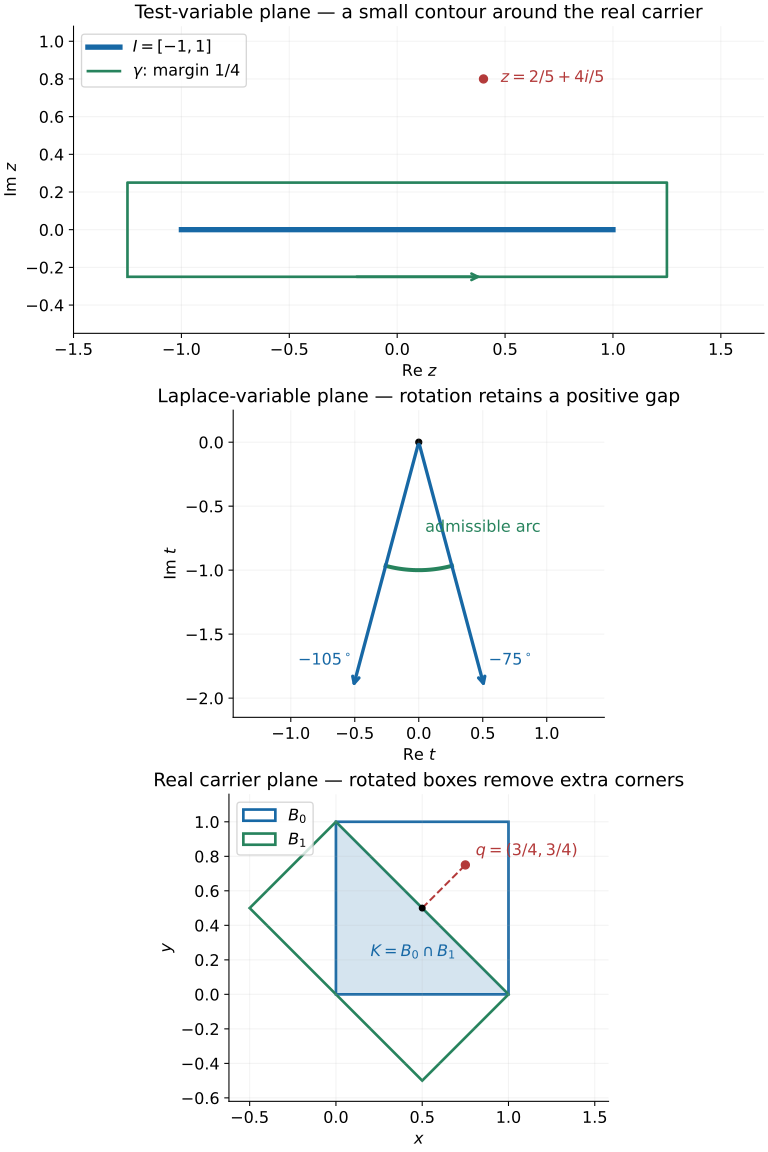

Source code (Python):
"""Laplace contours and convex carriers, exact examples from U113.

Original figure: GPT-6 Astra (OpenAI), 2026. CC0.
Lemma 2, Theorem 4 and Exercise 5 give the mathematical arguments.
Requires NumPy and Matplotlib. Outputs are written beside this source.
"""
from pathlib import Path
import numpy as np
import matplotlib
matplotlib.use("Agg")
import matplotlib.pyplot as plt
from matplotlib.patches import Polygon

out=Path(__file__).resolve().parent
plt.rcParams.update({"font.size":12,"axes.titlesize":14,"svg.fonttype":"none"})
blue,red,green="#1768a5","#b33a3a","#27835d"
fig,axs=plt.subplots(3,1,figsize=(8,12),constrained_layout=True)
ax=axs[0]
ax.plot([-1,1],[0,0],color=blue,lw=4,label=r"$I=[-1,1]$")
rect=np.array([[-1.25,-.25],[1.25,-.25],[1.25,.25],[-1.25,.25],[-1.25,-.25]])
ax.plot(rect[:,0],rect[:,1],color=green,lw=2,label=r"$\gamma$: margin $1/4$")
ax.annotate("",xy=(.4,-.25),xytext=(-.2,-.25),arrowprops={"arrowstyle":"->","color":green,"lw":2})
ax.scatter([.4],[.8],color=red,zorder=4)
ax.text(.48,.8,r"$z=2/5+4i/5$",va="center",color=red)
ax.set(xlim=(-1.5,1.7),ylim=(-.55,1.08),xlabel=r"$\mathrm{Re}\ z$",ylabel=r"$\mathrm{Im}\ z$",title="Test-variable plane — a small contour around the real carrier")
ax.legend(loc="upper left")
ax=axs[1]
angles=np.deg2rad([-105,-75])
for theta,label in zip(angles,["-105","-75"]):
 endpoint=2*np.array([np.cos(theta),np.sin(theta)])
 ax.annotate("",xy=endpoint,xytext=(0,0),arrowprops={"arrowstyle":"->","color":blue,"lw":2.5})
 ax.text(endpoint[0]*1.4,endpoint[1]*.9,r"$"+label+r"^\circ$",ha="center",color=blue)
t=np.linspace(angles[0],angles[1],101)
ax.plot(np.cos(t),np.sin(t),color=green,lw=3)
ax.text(.05,-.7,"admissible arc",color=green)
ax.scatter([0],[0],color="black",s=20)
ax.set(xlim=(-1.45,1.45),ylim=(-2.15,.25),xlabel=r"$\mathrm{Re}\ t$",ylabel=r"$\mathrm{Im}\ t$",title="Laplace-variable plane — rotation retains a positive gap")
ax.set_aspect("equal",adjustable="box")
ax=axs[2]
ax.add_patch(Polygon([[0,0],[1,0],[1,1],[0,1]],closed=True,fill=False,edgecolor=blue,lw=2,label=r"$B_0$"))
ax.add_patch(Polygon([[-.5,.5],[.5,-.5],[1,0],[0,1]],closed=True,fill=False,edgecolor=green,lw=2,label=r"$B_1$"))
ax.add_patch(Polygon([[0,0],[1,0],[0,1]],closed=True,facecolor=blue,alpha=.18))
ax.text(.2,.22,r"$K=B_0\cap B_1$",color=blue)
ax.scatter([.75],[.75],color=red,zorder=5)
ax.text(.81,.8,r"$q=(3/4,3/4)$",color=red)
ax.scatter([.5],[.5],color="black",s=18,zorder=4)
ax.plot([.5,.75],[.5,.75],color=red,ls="--")
ax.set(xlim=(-.62,1.58),ylim=(-.62,1.16),xlabel=r"$x$",ylabel=r"$y$",title="Real carrier plane — rotated boxes remove extra corners")
ax.set_aspect("equal",adjustable="box")
ax.legend(loc="upper left")
for ax in axs:
 ax.spines[["top","right"]].set_visible(False)
 ax.grid(alpha=.15)
fig.savefig(out/"laplace-rays-and-convex-carriers.svg")
svg=out/"laplace-rays-and-convex-carriers.svg"
svg.write_text("\n".join(line.rstrip() for line in svg.read_text(encoding="utf-8").splitlines())+"\n",encoding="utf-8")
fig.savefig(out/"laplace-rays-and-convex-carriers.png",dpi=170)
plt.close(fig)
